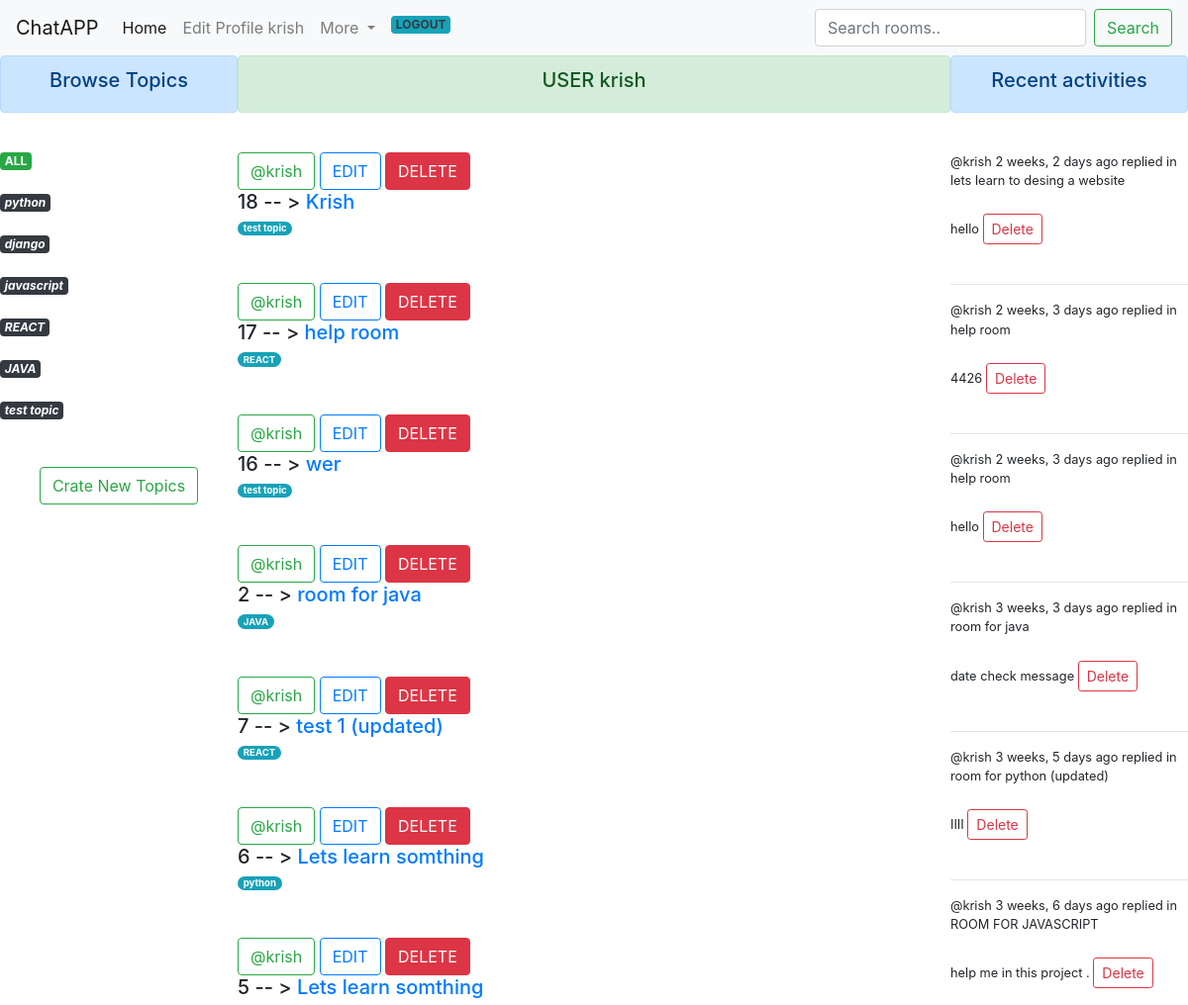
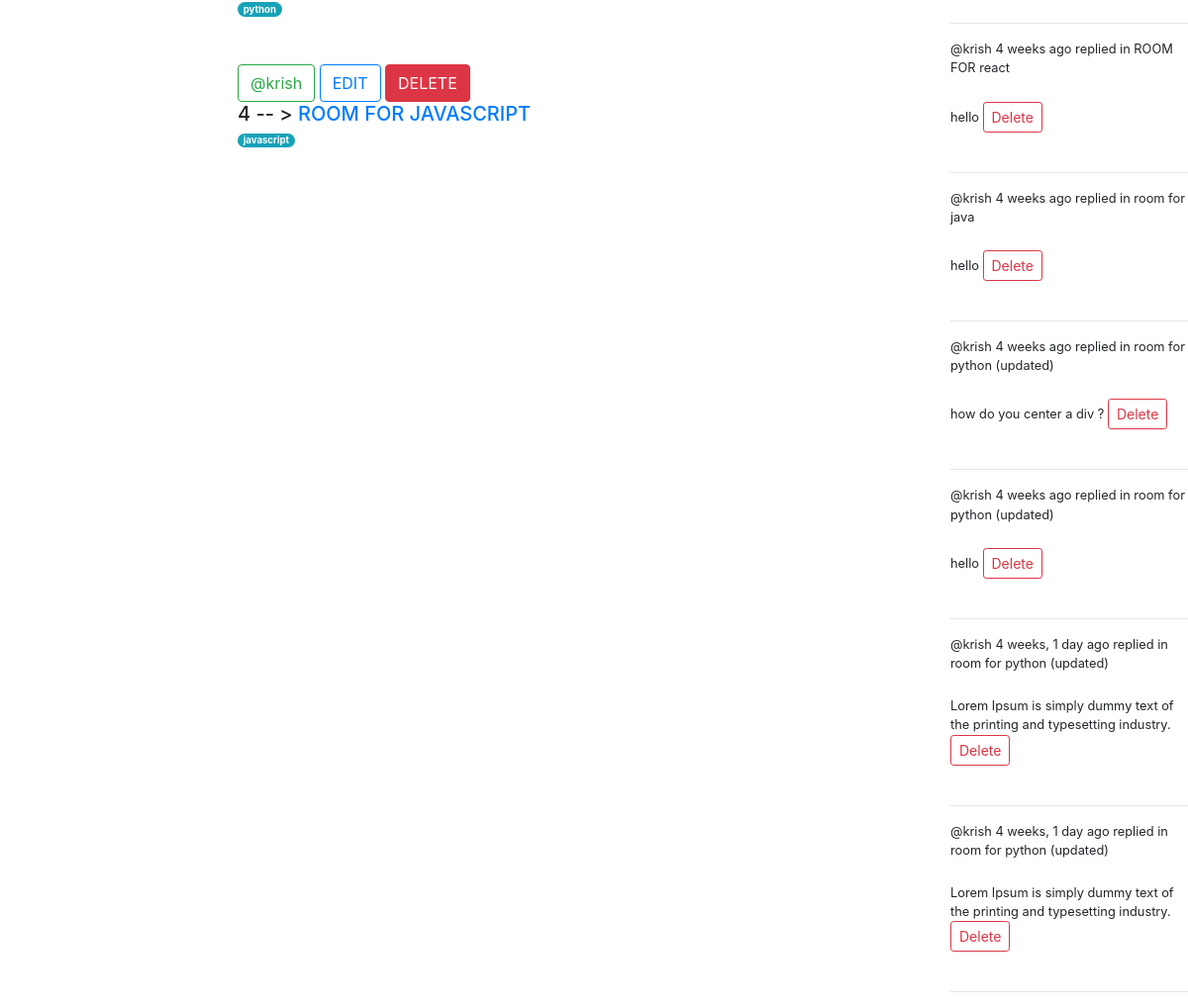
/profile/1/ (signed in), run on the app's committed database (2 pictures, top to bottom).
### base/models.py (models this page shows, shortened)
class Topic (models.Model):
    name = models.CharField(max_length=100)

class Room(models.Model):
    topic = models.ForeignKey(Topic , on_delete=models.SET_NULL , null=True) #topic can have many rooms but 1 room can only contain 1 topic
    name = models.CharField(max_length=250)
    description = models.TextField(null=True , blank=True)
    updated =models.DateTimeField(auto_now=True)
    created = models.DateTimeField(auto_now_add=True)
    host = models.ForeignKey(User,on_delete=models.SET_NULL , null=True )
    participants = models.ManyToManyField(User,related_name='participants' , blank=True)
    def __str__(self):
       return self.name
    class Meta:
        ordering = ['-updated' , '-created']

class Message(models.Model):
    user =models.ForeignKey(User , on_delete=models.CASCADE) #user can create many ,essage but message is created by 1 user
    room = models.ForeignKey(Room , on_delete=models.CASCADE) #room can have many message but message can be inside 1 room
    body =models.TextField(null = True)
    updated =models.DateTimeField(auto_now=True)
    created = models.DateTimeField(auto_now_add=True)
    class Meta:
        ordering = ['-updated' , '-created']

### base/views.py (the view)
# urls.py: path('profile/<str:pk>/', views.UserProfile , name='profile'),
def UserProfile(request, pk):
    user = User.objects.get(id=pk)
    rooms = user.room_set.all()  #  user --->  Room (room) _set all gives all rooms
    messages = user.message_set.all()
    topics = Topic.objects.all()
    context = {'user':user , 'rooms' : rooms , 'topics':topics , 'messages': messages}
    return render(request, 'base/userprofile.html' ,context)

### base/templates/base/userprofile.html (shortened to what this page needs)
{% include 'base/nav.html' %}
{% block content %}
{% load static %}
<div class="homecontainer ">
    <div >
       {% include 'base/topic_component.html' %}
    </div>
    <div>
        <div class=" text-center    alert alert-success" role="alert"">
             <h5> USER {{ user.username }}  </h5>
        </div>
        <br>
        {% include 'base/feed.html' %}
    </div>
    <div>
        {% include 'base/activity_component.html' %}
    </div>
</div>
{% endblock %}

### base/templates/base/nav.html (shortened to what this page needs)
<html>
<link rel="stylesheet" href="https://cdn.jsdelivr.net/npm/bootstrap@4.0.0/dist/css/bootstrap.min.css">
{% block content %}
<div class="main">
  <nav class="navbar navbar-expand-lg navbar-light bg-light ">
  <a class="navbar-brand" href="#">ChatAPP</a>
  <div class="collapse navbar-collapse" id="navbarSupportedContent">
    <ul class="navbar-nav mr-auto">
      <li class="nav-item active">
        <a class="nav-link" href="{% url 'home' %}">Home <span class="sr-only">(current)</span></a>
      </li>
      <li class="nav-item">
        <a class="nav-link " href="{% url 'profileedit' %}" >Edit Profile {{request.user}}</a>
      </li>
      <li class="nav-item dropdown">
        <a class="nav-link dropdown-toggle" href="#" id="navbarDropdown" role="button" data-toggle="dropdown" aria-haspopup="true" aria-expanded="false">
          More
        </a>
      </li>
      {% if request.user.is_authenticated %}
      <li class="nav-item">
        <a class="nav-link" href="{% url 'logout' %}"> <span class="badge rounded-pill bg-info text-dark">LOGOUT</span></a>
      </li>
      {% else %}
      <a class="nav-link" href="{% url 'login' %}"> <span class="badge rounded-pill bg-info text-dark">LOGIN</span></a>
      {% endif %}
    </ul>
    <form class="form-inline my-2 my-lg-0" method="GET" action="{% url 'home' %}">
      <input class="form-control mr-sm-2" type="search" placeholder="Search rooms.." aria-label="Search" name="q">
      <button class="btn btn-outline-success my-2 my-sm-0" type="submit">Search</button>
    </form>
  </div>
</nav>
</div>
{% endblock %}

### base/templates/base/topic_component.html
<div class=" text-center    alert alert-primary" role="alert"">
    <h5>  Browse Topics </h5>
</div>
<br>
<a href="{% url 'home' %}" class="badge badge-success"> ALL </a>
<br>
<br>
    {% for topic in topics %}
    <a href="{% url 'home' %}?q={{topic.name}}" class="badge badge-dark"><i>{{topic.name}}</i>  </a>
    <br>
    <br>
    {% endfor %}
<br>
{% if request.user.is_authenticated %}
<div class="text-center">
<span><a href="{% url 'createtopic' %}"> <button type="button" class="btn btn-outline-success"> Crate New Topics  </button> </a></span>
{% endif %}
</div>

### base/templates/base/feed.html
{% for room in rooms %}
   <span><a  href="{% url 'profile'  room.host.id  %}"><button type="button" class="btn btn-outline-success"> @{{room.host.username}} </button></a>   </span>
{% if request.user == room.host %}
<span><a href="{% url 'update' room.id %}"> <button type="button" class="btn btn-outline-primary"> EDIT </button> </a></span>
<span><a href="{% url 'delete' room.id %}"> <button type="button"class="btn btn-danger"> DELETE </button> </a></span>
{% endif %}
<h5>  {{room.id}} -- > <a href="{% url 'room' room.id %}" > {{room.name}} </a> </h5>
<small><span class="badge badge-pill badge-info">{{room.topic.name}} </span></small>
<br>
<br>
<br>
{% endfor %}

### base/templates/base/activity_component.html
 <div class="text-center alert alert-primary" role="alert"><h5> Recent activities </h5></div>
 <br>
 {% for message in messages %}
 <div>
     <small> @{{message.user}} {{message.created |timesince}} ago </small>
     <small> replied in {{message.room}}</small>
     <br>
     <br>
     <small> {{message.body}}  </small>
     {% if request.user == message.user %}
     <a href="{% url 'deletemesage' message.id %}" class="btn btn-outline-danger btn-sm"> Delete </a>
     {% endif %}
     <br>
     <br>
     <hr>
 </div>
 {% endfor %}

### base/templates/base/userprofile.html (style rules this page uses)
.homecontainer { display:grid; grid-template-columns: 1fr 3fr 1fr ; }

### data on the page
Topic: name "python"
Topic: name "django"
Topic: name "javascript"
Topic: name "REACT"
Topic: name "JAVA"
Topic: name "test topic"
Room: host.username "krish", shows "EDIT", id "18", name "Krish", topic.name "test topic"
Room: host.username "krish", shows "EDIT", id "17", name "help room", topic.name "REACT"
Room: host.username "krish", shows "EDIT", id "16", name "wer", topic.name "test topic"
Room: host.username "krish", shows "EDIT", id "2", name "room for java", topic.name "JAVA"
Room: host.username "krish", shows "EDIT", id "7", name "test 1 (updated)", topic.name "REACT"
Room: host.username "krish", shows "EDIT", id "6", name "Lets learn somthing", topic.name "python"
Room: host.username "krish", shows "EDIT", id "5", name "Lets learn somthing", topic.name "python"
Room: host.username "krish", shows "EDIT", id "4", name "ROOM FOR JAVASCRIPT", topic.name "javascript"
Message: user "krish", created "2 weeks, 2 days", room "lets learn to desing a website", body "hello", shows "Delete"
Message: user "krish", created "2 weeks, 3 days", room "help room", body "4426", shows "Delete"
Message: user "krish", created "2 weeks, 3 days", room "help room", body "hello", shows "Delete"
Message: user "krish", created "3 weeks, 3 days", room "room for java", body "date check message", shows "Delete"
Message: user "krish", created "3 weeks, 5 days", room "room for python (updated)", body "IIII", shows "Delete"
Message: user "krish", created "3 weeks, 6 days", room "ROOM FOR JAVASCRIPT", body "help me in this project .", shows "Delete"
Message: user "krish", created "4 weeks", room "ROOM FOR react", body "hello", shows "Delete"
Message: user "krish", created "4 weeks", room "room for java", body "hello", shows "Delete"
Message: user "krish", created "4 weeks", room "room for python (updated)", body "how do you center a div ?", shows "Delete"
Message: user "krish", created "4 weeks", room "room for python (updated)", body "hello", shows "Delete"
Message: user "krish", created "4 weeks, 1 day", room "room for python (updated)", body "Lorem Ipsum is simply dummy text of the printing and typesetting industry.", shows "Delete"
Message: user "krish", created "4 weeks, 1 day", room "room for python (updated)", body "Lorem Ipsum is simply dummy text of the printing and typesetting industry.", shows "Delete"

### other printed values
{{ request.user }} "krish"
{{ user.username }} "krish"
